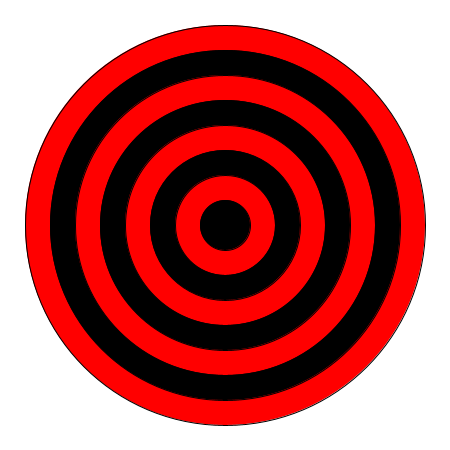
Frame 1 (no input)
Frame 60 (the mouse pressed at the canvas centre just before this capture): identical to frame 1, image omitted
Frame 120 (the mouse held since frame 60 and released just before this capture): identical to frame 1, image omitted

The Processing sketch that drew this single still picture (run headless with seeded random() and noise(); from frame 60 on, the mouse is pressed at the canvas centre):

// Processing sketch: bullseye
// ── bullseye.pde
int x = 400;
int y = 400;
void setup() {
 
  size(450,450);
  background(255,255,255);
  
  fill(#FF0000);
  for(int i = 0; i < 9; i++){
    ellipse(225,225,x,y);
    x-=50;
    y-=50;
  
    if(x % 100 == 0){
      fill(#FF0000);
    }
    
    else{
      fill(0,0,0);
    }
  }
}

void draw() {
  
  //Starting with the largest ellipse, use a for loop to draw a bullseye with ellipses.

  
  
  //Use an if statement and modulo to alternate the color of your rings.
    

    

}
